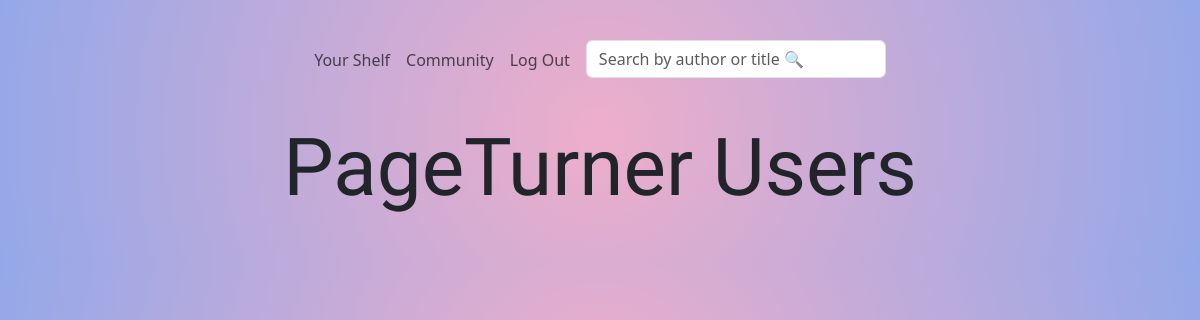
Before: /members/profile_list (signed in) with the older database file.
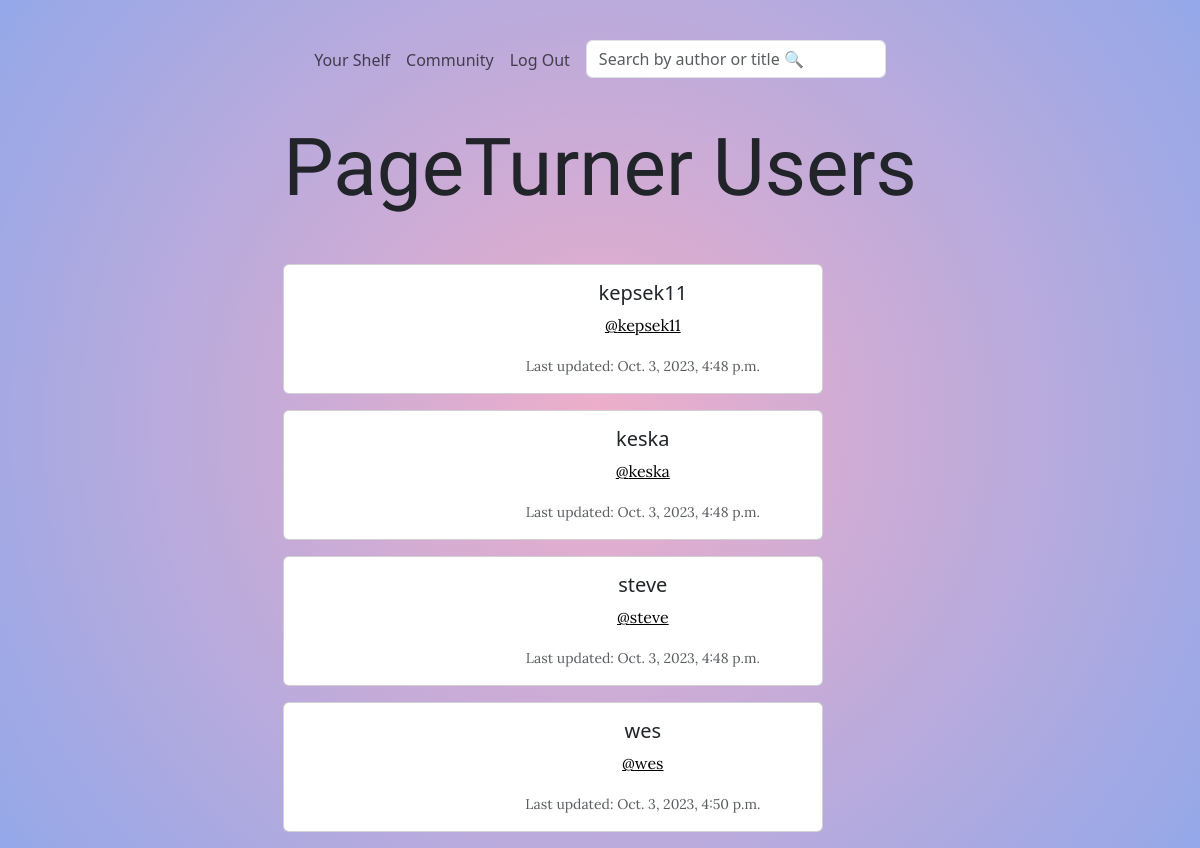
After: the same page with the newer database file.
### members/models.py (models this page shows, shortened)
class Profile(models.Model):
    user = models.OneToOneField(User, on_delete=models.CASCADE)
    follows = models.ManyToManyField("self",
                                     related_name="followed_by",
                                     symmetrical=False,
                                     blank=True)
    date_modified = models.DateTimeField(User, auto_now=True)
    profile_image = models.ImageField(null=True, blank=True, upload_to="images")

### members/views.py (the view)
# urls.py: path('profile_list', views.profile_list, name='profile_list'),
def profile_list(request):
    if request.user.is_authenticated:
        profiles = Profile.objects.exclude(user=request.user)
        for profile in profiles:
            profile.avatar_svg = generate_avatar_list(profile.user.username)
        return render(request, "profiles/profile_list.html", {"profiles": profiles})
    else:
        messages.success(request, "You must be logged in to view this page.")
        return redirect('welcome_page')

### members/views.py (called while the page is built)
def generate_avatar_list(name, size=100, variant="beam", colors=None, title=False, square=False):
    if colors is None:
        colors = ["92A1C6", "146A7C", "F0AB3D", "C271B4", "C20D90"]
    avatar_svg = avatar(name, variant=variant, colors=colors, title=title, size=size, square=square)
    return avatar_svg

### members/templates/profiles/profile_list.html (shortened to what this page needs)
{% extends "base.html" %}
{% block content %}
<div class="container-xxl d-flex justify-content-center align-items-center">
    <div class="text-center">
        <h1 class="mb-5">PageTurner Users</h1>
        {% if profiles %}
        {% for profile in profiles %}
        <div class="card mb-3" style="max-width: 540px;">
            <div class="row g-0">
                <div class="col-md-4 profile-image d-flex align-items-center justify-content-center">
                </div>
                <div class="col-md-8">
                    <div class="card-body">
                        <h5 class="card-title">{{ profile.user.username }}</h5>
                        <p class="card-text"><a href="{% url 'profile' profile.user.id%}">@{{ profile.user.username|lower }}</a></p>
                        <p class="card-text"><small class="text-body-secondary">Last updated: {{ profile.date_modified }}</small></p>
                    </div>
                </div>
            </div>
        </div>
        {% endfor %}
        {% endif %}
        {% endblock %}

Changed rows visible on the page:
added Profile: user.username "kepsek11", date_modified "Oct. 3, 2023, 4:48 p.m."
added Profile: user.username "keska", date_modified "Oct. 3, 2023, 4:48 p.m."
added Profile: user.username "steve", date_modified "Oct. 3, 2023, 4:48 p.m."
added Profile: user.username "wes", date_modified "Oct. 3, 2023, 4:50 p.m."
